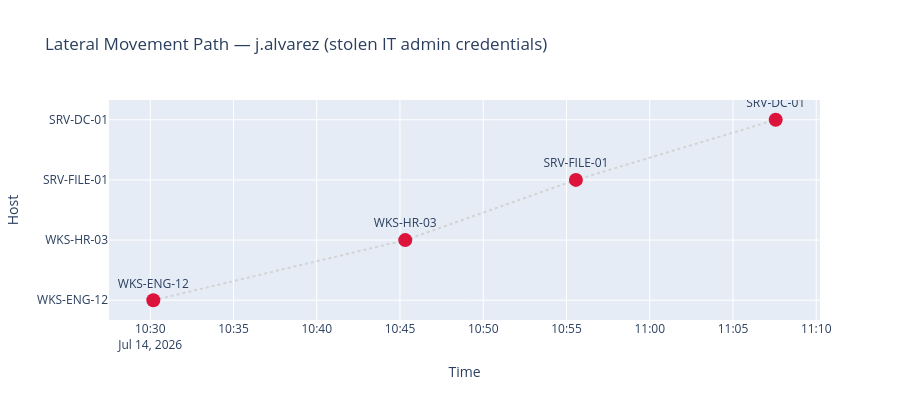

The notebook cell this image was saved under:
### Markdown cell above
**Lateral movement path** — who the stolen admin account (`j.alvarez`) touched, and when.

### Code cell
lat_events = sec[(sec["EventID"] == 4624) & (sec["LogonType"] == 3) &
                 (sec["Account"] == "j.alvarez")].sort_values("Timestamp")

fig = go.Figure()
fig.add_trace(go.Scatter(
    x=lat_events["Timestamp"], y=lat_events["Hostname"],
    mode="markers+lines+text", text=lat_events["Hostname"], textposition="top center",
    marker=dict(size=14, color="crimson"), line=dict(color="lightgrey", dash="dot"),
))
fig.update_layout(title="Lateral Movement Path — j.alvarez (stolen IT admin credentials)",
                   xaxis_title="Time", yaxis_title="Host", height=400)
fig.show()

### Figure 1 — Plotly figure (JSON) as saved in the notebook; plotly's stock layout.template omitted (floating-point values rounded to 4 significant figures)
{"data": [{"line": {"color": "lightgrey", "dash": "dot"}, "marker": {"color": "crimson", "size": 14}, "mode": "markers+lines+text", "text": ["WKS-ENG-12", "WKS-HR-03", "SRV-FILE-01", "SRV-DC-01"], "textposition": "top center", "type": "scatter", "x": ["2026-07-14T10:30:11.000000", "2026-07-14T10:45:19.000000", "2026-07-14T10:55:34.000000", "2026-07-14T11:07:34.000000"], "y": ["WKS-ENG-12", "WKS-HR-03", "SRV-FILE-01", "SRV-DC-01"]}], "layout": {"height": 400, "title": {"text": "Lateral Movement Path — j.alvarez (stolen IT admin credentials)"}, "xaxis": {"title": {"text": "Time"}}, "yaxis": {"title": {"text": "Host"}}}}
